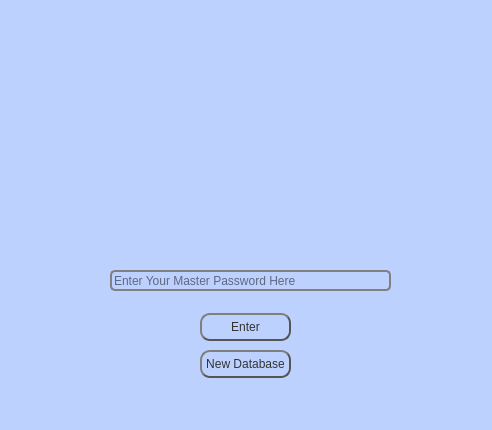
<?xml version="1.0" encoding="UTF-8"?>
<ui version="4.0">
 <class>MainWindow</class>
 <widget class="QMainWindow" name="MainWindow">
  <property name="geometry">
   <rect>
    <x>0</x>
    <y>0</y>
    <width>492</width>
    <height>430</height>
   </rect>
  </property>
  <property name="sizePolicy">
   <sizepolicy hsizetype="Fixed" vsizetype="Fixed">
    <horstretch>0</horstretch>
    <verstretch>0</verstretch>
   </sizepolicy>
  </property>
  <property name="minimumSize">
   <size>
    <width>492</width>
    <height>430</height>
   </size>
  </property>
  <property name="maximumSize">
   <size>
    <width>492</width>
    <height>430</height>
   </size>
  </property>
  <property name="windowTitle">
   <string>Authentication</string>
  </property>
  <property name="styleSheet">
   <string notr="true">
background-color: rgb(189, 209, 255);</string>
  </property>
  <widget class="QWidget" name="centralwidget">
   <widget class="QLabel" name="label">
    <property name="geometry">
     <rect>
      <x>130</x>
      <y>40</y>
      <width>231</width>
      <height>181</height>
     </rect>
    </property>
    <property name="text">
     <string/>
    </property>
    <property name="pixmap">
     <pixmap resource="resour.qrc">:/Pics/safe.png</pixmap>
    </property>
   </widget>
   <widget class="QLineEdit" name="master">
    <property name="geometry">
     <rect>
      <x>110</x>
      <y>270</y>
      <width>281</width>
      <height>21</height>
     </rect>
    </property>
    <property name="styleSheet">
     <string notr="true">QLineEdit {  border: 2px solid gray; border-radius: 5px;}</string>
    </property>
    <property name="text">
     <string/>
    </property>
    <property name="placeholderText">
     <string>Enter Your Master Password Here</string>
    </property>
   </widget>
   <widget class="QWidget" name="">
    <property name="geometry">
     <rect>
      <x>200</x>
      <y>310</y>
      <width>91</width>
      <height>71</height>
     </rect>
    </property>
    <layout class="QVBoxLayout" name="verticalLayout">
     <item>
      <widget class="QPushButton" name="enter">
       <property name="styleSheet">
        <string notr="true">QPushButton {
    color: #333;
    border: 2px solid #555;
    border-radius: 10px;
    border-style: outset;
    background: qradialgradient(
        cx: 0.3, cy: -0.4, fx: 0.3, fy: -0.4,
        radius: 1.35, stop: 0 #fff, stop: 1 #888
        );
    padding: 5px;
    }


QPushButton:hover {
    background: qradialgradient(
        cx: 0.3, cy: -0.4, fx: 0.3, fy: -0.4,
        radius: 1.35, stop: 0 #fff, stop: 1 #bbb
        );
    }

QPushButton:pressed {
    border-style: inset;
    background: qradialgradient(
        cx: 0.4, cy: -0.1, fx: 0.4, fy: -0.1,
        radius: 1.35, stop: 0 #fff, stop: 1 #ddd
        );
    }</string>
       </property>
       <property name="text">
        <string>Enter</string>
       </property>
      </widget>
     </item>
     <item>
      <widget class="QPushButton" name="delcreate">
       <property name="styleSheet">
        <string notr="true">QPushButton {
    color: #333;
    border: 2px solid #555;
    border-radius: 10px;
    border-style: outset;
    background: qradialgradient(
        cx: 0.3, cy: -0.4, fx: 0.3, fy: -0.4,
        radius: 1.35, stop: 0 #fff, stop: 1 #888
        );
    padding: 5px;
    }


QPushButton:hover {
    background: qradialgradient(
        cx: 0.3, cy: -0.4, fx: 0.3, fy: -0.4,
        radius: 1.35, stop: 0 #fff, stop: 1 #bbb
        );
    }

QPushButton:pressed {
    border-style: inset;
    background: qradialgradient(
        cx: 0.4, cy: -0.1, fx: 0.4, fy: -0.1,
        radius: 1.35, stop: 0 #fff, stop: 1 #ddd
        );
    }</string>
       </property>
       <property name="text">
        <string>New Database</string>
       </property>
      </widget>
     </item>
    </layout>
   </widget>
  </widget>
  <widget class="QMenuBar" name="menubar">
   <property name="geometry">
    <rect>
     <x>0</x>
     <y>0</y>
     <width>492</width>
     <height>21</height>
    </rect>
   </property>
  </widget>
  <widget class="QStatusBar" name="statusbar"/>
 </widget>
 <resources>
  <include location="resour.qrc"/>
 </resources>
 <connections/>
</ui>
